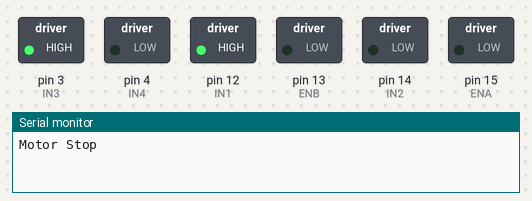
A sketch run on a simulated Arduino Uno, built with avr-gcc and run on an emulated ATmega328P. On the bench: switched loads named in the sketch (green lamp = pin HIGH), the last lines printed to the serial monitor.

Above: at 1.0 s.
At 3.0 s:
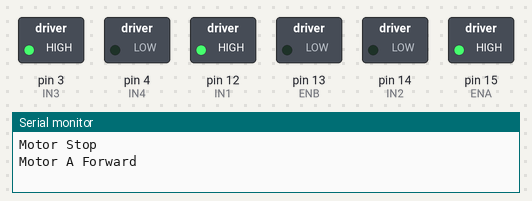
At 5.0 s:
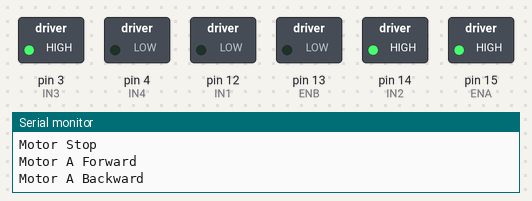
Timing chart, 0 to 6.9 s (numbered marks = the images above):
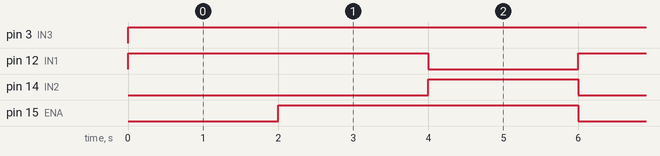

The sketch:

ESP_L298.ino
```cpp
/******************************************************************************
  Project  : NECTEC IoT Camp 2016
  Compiler : Arduino 1.6.7
  Board    : ESPresso Lite V2
  Device   : Motor Drive Module L298N, Gear Motor 1:48
  Author   : Chiang Mai Maker Club
*******************************************************************************/
#define ENA 15
#define IN1 12
#define IN2 14

#define ENB 13
#define IN3 3
#define IN4 4

void _stop();
void A_forward();
void A_backward();

void setup() {
  Serial.begin(115200);
  pinMode(IN1, OUTPUT);
  pinMode(IN2, OUTPUT);
  pinMode(IN3, OUTPUT);
  pinMode(IN4, OUTPUT);
}

void loop() {
  _stop();
  delay(2000);
  A_forward();
  delay(2000);
  A_backward();
  delay(2000);
}

void _stop() {
  Serial.println("Motor Stop");
  analogWrite(ENA, 0);
  analogWrite(ENB, 0);
  digitalWrite(IN1, HIGH);
  digitalWrite(IN2, LOW);
  digitalWrite(IN3, HIGH);
  digitalWrite(IN4, LOW);
}

void A_forward() {
  Serial.println("Motor A Forward");
  analogWrite(ENA, 1023);
  digitalWrite(IN1, HIGH);
  digitalWrite(IN2, LOW);
}

void A_backward() {
  Serial.println("Motor A Backward");
  analogWrite(ENA, 500);
  digitalWrite(IN1, LOW);
  digitalWrite(IN2, HIGH);
}
```

Measured:
- by itself, pin 3 (IN3): LOW → HIGH at 0.00 s
- by itself, pin 12 (IN1), pin 15 (ENA): alternates HIGH for 4.0 s and LOW for 2.0 s
- by itself, pin 14 (IN2): alternates HIGH for 2.0 s and LOW for 4.0 s
